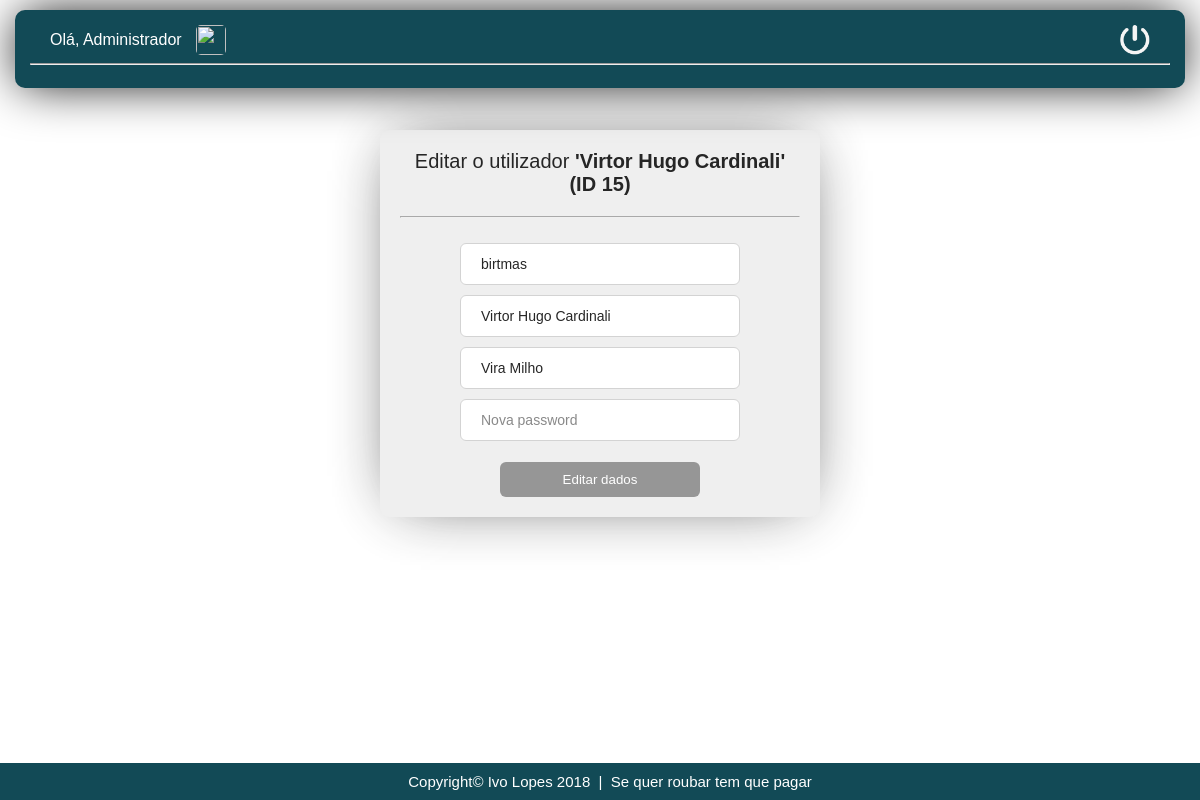
/projetophp_ivolopes_3TSI/editar.php?p=editar&utilizador=15&nome=Virtor Hugo Cardinali (signed in), run on the app's committed database.
### tables this page shows
CREATE TABLE `utilizadores` (
  `id` int(11) NOT NULL,
  `username` varchar(20) NOT NULL,
  `password` varchar(255) NOT NULL,
  `nome` varchar(50) NOT NULL,
  `foto_perfil` text,
  `nivel_acesso` int(1) NOT NULL DEFAULT '1'
);

CREATE TABLE `funcoesutilizadores` (
  `id_user` int(11) NOT NULL,
  `funcao` varchar(50) NOT NULL
);

### projetophp_ivolopes_3TSI/editar.php (the view, shortened to what this page needs)
<?php
	$cod_user = intval($_GET['utilizador']);
	$nome = $_GET['nome'];
	$strcon = mysqli_connect('localhost', 'root', '');
	$consulta = "SELECT username, nome, funcao FROM utilizadores, funcoesutilizadores WHERE utilizadores.id = $cod_user AND funcoesutilizadores.id_user = $cod_user";
	$result = mysqli_query($strcon, $consulta);
	$row = mysqli_num_rows($result);
	if ($row == 1) {
		while ($row = mysqli_fetch_array($result)) {
			$db_user= $row['username'];
			$db_nome = $row['nome'];
			$db_funcao = $row['funcao'];
		}
	}
?>
<!DOCTYPE html>
<html>
<head>
	<link rel="stylesheet" type="text/css" href="css/estilos2.css">
</head>
<body>
	<div id="principal2">
		<label style="font-size: 20px;">Editar o utilizador <b>'<?php echo $nome ?>' (ID <?php echo $cod_user ?>) </b></label>
		<hr style="margin-bottom: 5%; margin-top: 5%;">
		<form id="form1" method="post" action="autenticacaoEditar.php?p=editar&utilizador=<?php echo $cod_user ?>" enctype="multipart/form-data">
			<input type="text" name="username" placeholder="Novo username" maxlength="20" value="<?php echo $db_user; ?>" required>
			<input type="text" name="nome" placeholder="Novo nome" maxlength="50" value="<?php echo $db_nome; ?>" required>
			<input type="text" name="alcunha" placeholder="Nova Alcunha" maxlength="20" value="<?php echo $db_funcao; ?>" required>
			<input type="password" name="password" placeholder="Nova password" maxlength="16" required>
			<input id="bt_editar" type="submit" name="bt_editar" value="Editar dados">
		</form>
	</div>
	<div id="header">
		<label style="color: white; margin-left: 20px; margin-right: 10px; vertical-align: middle;">Olá, <?php echo $_SESSION['nome_user']; ?></label>
		<img src="<?php echo 'fotosPerfil/'. $_SESSION['imagem']; ?> " style="width: 30px; height: 30px; border-radius: 5px; vertical-align: middle;">
		<a href="logout.php"><input type="image" title="Terminar Sessão" src="imagens/sair.png" name="sair" width="30px" style="float: right; margin-right: 20px;"></a>
		<hr>
	</div>
	<div id="footer">
		<label>Copyright&copy Ivo Lopes 2018</label>&nbsp&nbsp|&nbsp&nbsp<label>Se quer roubar tem que pagar</label>
	</div>
</body>
</html>

### projetophp_ivolopes_3TSI/css/estilos2.css (style rules this page uses)
body { background-image: url("../imagens/background2.jpg"); background-attachment: fixed; background-repeat: no-repeat; background-size: 100% 100%; }
#header { position: fixed; top: 10px; right: 2px; left: 2px; background-color: #124a56; box-shadow: 0px 0px 50px -5px black; width: 95%; margin: auto; padding: 15px; border-radius: 10px; font-family: Arial; color: white; }
#principal2 { font-family: Arial; color: black; text-align: center; background-color: #ededed; margin: auto; margin-top: 130px; margin-bottom: 130px; width: 400px; opacity: 0.85; padding: 20px; border-radius: 10px; box-shadow: 0px 0px 60px -20px #1e1e1e; }
#footer { font-family: Arial; font-size: 15px; position: fixed; left: 0; bottom: 0; width: 100%; padding: 10px; background-color: #124a56; color: white; text-align: center; }
input[type=text] { font-family: Arial, Sans-Serif; font-size: 14px; width: 70%; padding: 12px 20px; margin: 5px 0; box-sizing: border-box; border: 1px solid #ccc; border-radius: 6px; }
input[type=password] { font-family: Arial, Sans-Serif; font-size: 14px; width: 70%; padding: 12px 20px; margin: 5px 0; box-sizing: border-box; border: 1px solid #ccc; border-radius: 6px; }
#bt_editar { padding: 10px; border-radius: 6px; border: none; background-color: #848484; color: white; width: 200px; }

### data on the page
utilizadores: username "birtmas", nome "Virtor Hugo Cardinali", alcunha "Vira Milho"

### other printed values
$nome "Virtor Hugo Cardinali"
$cod_user "15"
$_SESSION['nome_user'] "Administrador"
